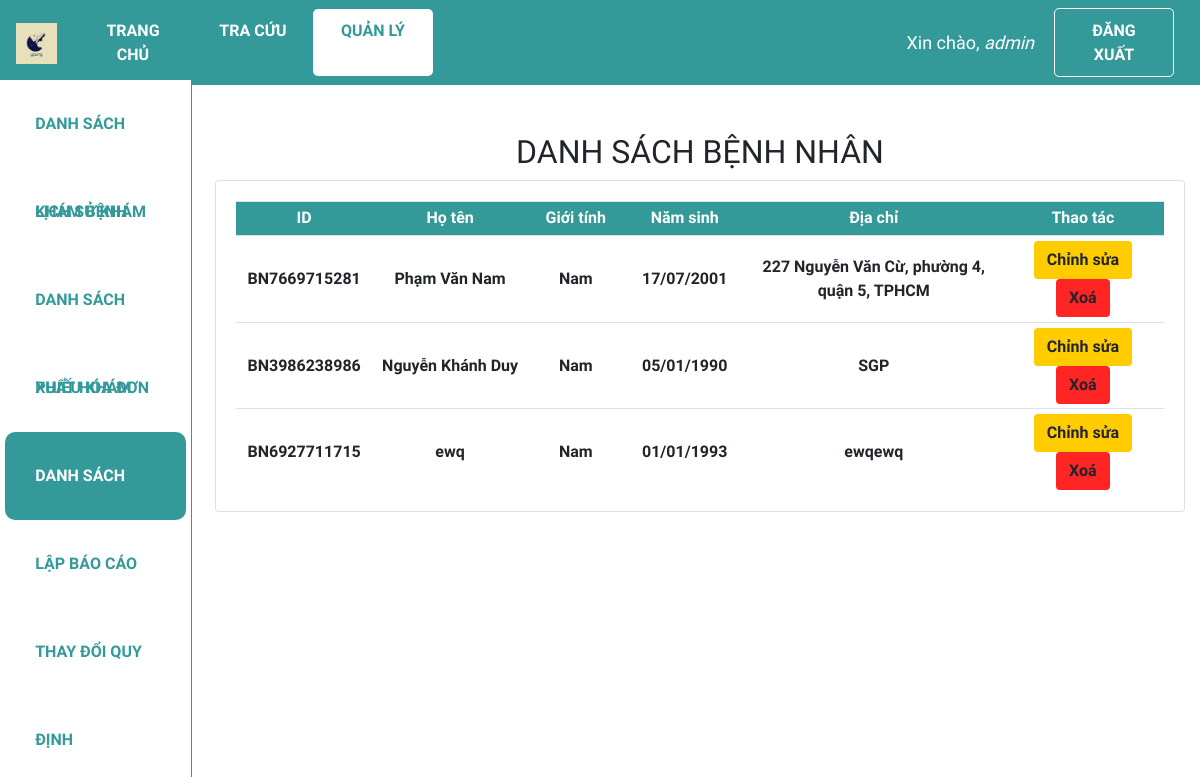
The page /dsbn (signed in) on the database as committed earlier.
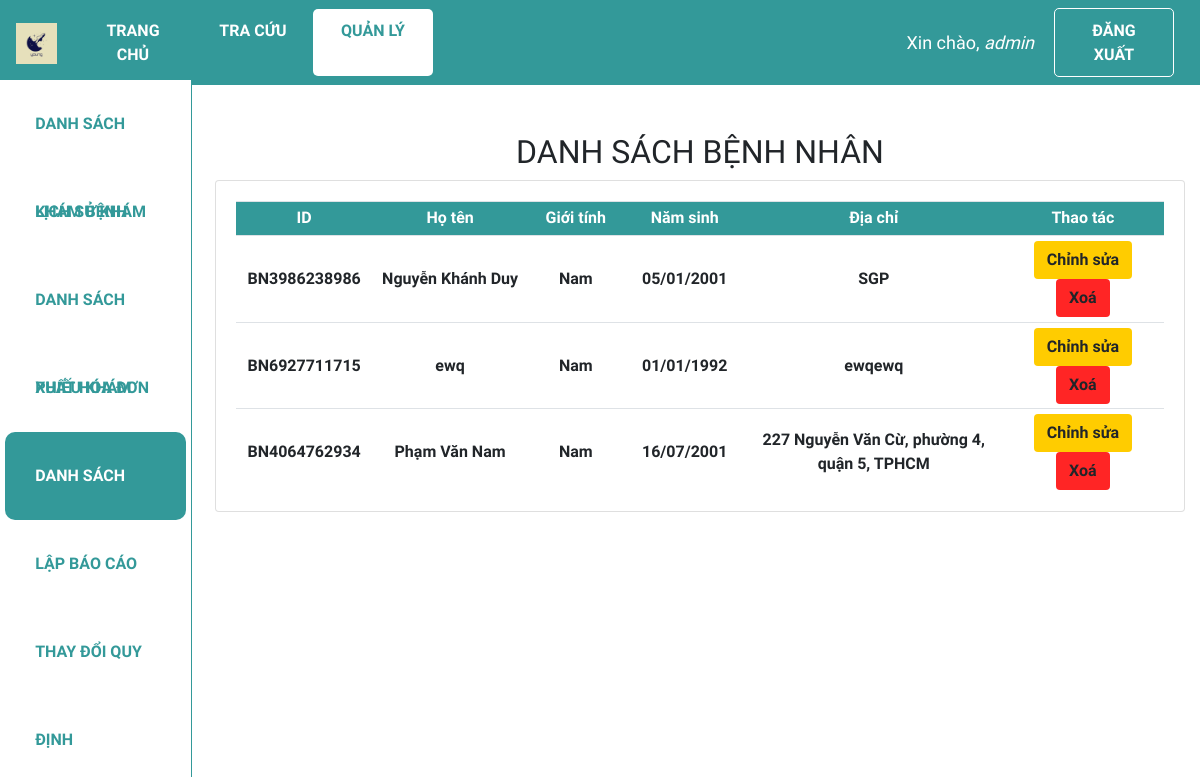
The same page on the database as committed later.
### web_core/models.py (models this page shows, shortened)
class BENHNHAN(models.Model):
    GIOITINH = (
        ('Nam','Nam'),
        ('Nữ','Nữ'),
    )
    id = ShortUUIDField(
        verbose_name = 'ID bệnh nhân',
        length=10,
        max_length=40,
        prefix="BN",
        alphabet="0123456789",
        primary_key=True)
    ho_ten = models.CharField('Họ tên', max_length = 100)
    gioi_tinh = models.CharField('Giới tính', max_length = 3, choices = GIOITINH)
    ngay_sinh = models.DateField('Ngày sinh', default = '01/01/1990', null=True)
    dia_chi = models.CharField('Địa chỉ', max_length = 255, null = True)

### web_core/decorators.py (the view)
    def wrapper_function(request, *args, **kwargs):
        group = None
        if request.user.groups.exists():
            group = request.user.groups.all()[0].name
        print(group)
        if group == 'customer':
            return redirect('quanli_dskb')
        if group == 'admin':
            return view_func(request, *args, **kwargs)

### web_core/views.py (called while the page is built)
@admin_only
def dsbn(request):
    dsbn = BENHNHAN.objects.all()
    context = {'dsbn':dsbn}
    return render(request, 'web_core/dsbn.html', context)

### web_core/templates/web_core/dsbn.html (shortened to what this page needs)
{% extends 'web_core/main.html' %}
{% block content %}
<div class="row">
    <div class="col-md-2">
        {% include 'web_core/sidebar.html' %}
    </div>
    <div class="col-md-10">
        <h2 class="table-title" style>DANH SÁCH BỆNH NHÂN</h2>
        <div class="card card-body">
            <table class='table table-sm'>
                <tr class="table-head">
                    <th class="small-content">ID</th>
                    <th class="mid-content">Họ tên</th>
                    <th class="small-content">Giới tính</th>
                    <th class="small-content">Năm sinh</th>
                    <th class="large-content">Địa chỉ</th>
                    <th class="mid-content">Thao tác</th>
                </tr>
                {% for benhnhan in dsbn %}
                <tr>
                    <th class="small-content">{{benhnhan.id}}</th>
                    <th class="mid-content">{{benhnhan.ho_ten}}</th>
                    <th class="small-content">{{benhnhan.gioi_tinh}}</th>
                    <th class="small-content">{{benhnhan.ngay_sinh|date:"d/m/Y"}}</th>
                    <th class="large-content">{{benhnhan.dia_chi}}</th>
                    <th>
                        <a class="btn edit-btn" href="{% url 'quanli_sua_benhnhan' benhnhan.id %}">Chỉnh sửa</a>
                        <a class="btn del-btn" href="{% url 'quanli_xoa_benhnhan' benhnhan.id %}">Xoá</a>
                    </th>
                </tr>
                {% endfor %}
            </table>
        </div>
    </div>
</div>
{% endblock %}

Rows that differ between the two databases and show on the page:
removed BENHNHAN: id "BN7669715281", ho_ten "Phạm Văn Nam", gioi_tinh "Nam", ngay_sinh "17/07/2001", dia_chi "227 Nguyễn Văn Cừ, phường 4, quận 5, TPHCM"
changed BENHNHAN "BN3986238986": ngay_sinh "05/01/1990" → "05/01/2001"
changed BENHNHAN "BN6927711715": ngay_sinh "01/01/1993" → "01/01/1992"
added BENHNHAN: id "BN4064762934", ho_ten "Phạm Văn Nam", gioi_tinh "Nam", ngay_sinh "16/07/2001", dia_chi "227 Nguyễn Văn Cừ, phường 4, quận 5, TPHCM"
